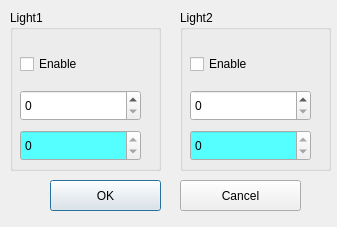
<?xml version="1.0" encoding="UTF-8"?>
<ui version="4.0">
 <class>SettingLightDialog</class>
 <widget class="QDialog" name="SettingLightDialog">
  <property name="geometry">
   <rect>
    <x>0</x>
    <y>0</y>
    <width>337</width>
    <height>227</height>
   </rect>
  </property>
  <property name="windowTitle">
   <string>Dialog</string>
  </property>
  <widget class="QGroupBox" name="groupBox_6">
   <property name="geometry">
    <rect>
     <x>180</x>
     <y>10</y>
     <width>151</width>
     <height>161</height>
    </rect>
   </property>
   <property name="title">
    <string>Light2</string>
   </property>
   <widget class="QCheckBox" name="checkBoxLight1Enable">
    <property name="geometry">
     <rect>
      <x>10</x>
      <y>40</y>
      <width>131</width>
      <height>28</height>
     </rect>
    </property>
    <property name="text">
     <string>Enable</string>
    </property>
   </widget>
   <widget class="QSpinBox" name="spinBoxLightValue1">
    <property name="geometry">
     <rect>
      <x>10</x>
      <y>80</y>
      <width>121</width>
      <height>31</height>
     </rect>
    </property>
    <property name="maximum">
     <number>4095</number>
    </property>
   </widget>
   <widget class="QSpinBox" name="spinBoxAD1Value">
    <property name="geometry">
     <rect>
      <x>10</x>
      <y>120</y>
      <width>121</width>
      <height>31</height>
     </rect>
    </property>
    <property name="palette">
     <palette>
      <active>
       <colorrole role="Base">
        <brush brushstyle="SolidPattern">
         <color alpha="255">
          <red>85</red>
          <green>255</green>
          <blue>255</blue>
         </color>
        </brush>
       </colorrole>
      </active>
      <inactive>
       <colorrole role="Base">
        <brush brushstyle="SolidPattern">
         <color alpha="255">
          <red>85</red>
          <green>255</green>
          <blue>255</blue>
         </color>
        </brush>
       </colorrole>
      </inactive>
      <disabled>
       <colorrole role="Base">
        <brush brushstyle="SolidPattern">
         <color alpha="255">
          <red>239</red>
          <green>239</green>
          <blue>239</blue>
         </color>
        </brush>
       </colorrole>
      </disabled>
     </palette>
    </property>
    <property name="readOnly">
     <bool>true</bool>
    </property>
    <property name="buttonSymbols">
     <enum>QAbstractSpinBox::UpDownArrows</enum>
    </property>
    <property name="maximum">
     <number>4095</number>
    </property>
   </widget>
  </widget>
  <widget class="QGroupBox" name="groupBox_5">
   <property name="geometry">
    <rect>
     <x>10</x>
     <y>10</y>
     <width>151</width>
     <height>161</height>
    </rect>
   </property>
   <property name="title">
    <string>Light1</string>
   </property>
   <widget class="QCheckBox" name="checkBoxLight0Enable">
    <property name="geometry">
     <rect>
      <x>10</x>
      <y>40</y>
      <width>131</width>
      <height>28</height>
     </rect>
    </property>
    <property name="text">
     <string>Enable</string>
    </property>
   </widget>
   <widget class="QSpinBox" name="spinBoxLightValue0">
    <property name="geometry">
     <rect>
      <x>10</x>
      <y>80</y>
      <width>121</width>
      <height>31</height>
     </rect>
    </property>
    <property name="maximum">
     <number>4095</number>
    </property>
   </widget>
   <widget class="QSpinBox" name="spinBoxAD0Value">
    <property name="geometry">
     <rect>
      <x>10</x>
      <y>120</y>
      <width>121</width>
      <height>31</height>
     </rect>
    </property>
    <property name="palette">
     <palette>
      <active>
       <colorrole role="Base">
        <brush brushstyle="SolidPattern">
         <color alpha="255">
          <red>85</red>
          <green>255</green>
          <blue>255</blue>
         </color>
        </brush>
       </colorrole>
      </active>
      <inactive>
       <colorrole role="Base">
        <brush brushstyle="SolidPattern">
         <color alpha="255">
          <red>85</red>
          <green>255</green>
          <blue>255</blue>
         </color>
        </brush>
       </colorrole>
      </inactive>
      <disabled>
       <colorrole role="Base">
        <brush brushstyle="SolidPattern">
         <color alpha="255">
          <red>239</red>
          <green>239</green>
          <blue>239</blue>
         </color>
        </brush>
       </colorrole>
      </disabled>
     </palette>
    </property>
    <property name="readOnly">
     <bool>true</bool>
    </property>
    <property name="buttonSymbols">
     <enum>QAbstractSpinBox::UpDownArrows</enum>
    </property>
    <property name="maximum">
     <number>4095</number>
    </property>
   </widget>
  </widget>
  <widget class="QPushButton" name="pushButtonOK">
   <property name="geometry">
    <rect>
     <x>50</x>
     <y>180</y>
     <width>111</width>
     <height>31</height>
    </rect>
   </property>
   <property name="text">
    <string>OK</string>
   </property>
   <property name="default">
    <bool>true</bool>
   </property>
  </widget>
  <widget class="QPushButton" name="pushButtonCancel">
   <property name="geometry">
    <rect>
     <x>180</x>
     <y>180</y>
     <width>121</width>
     <height>31</height>
    </rect>
   </property>
   <property name="text">
    <string>Cancel</string>
   </property>
  </widget>
 </widget>
 <resources/>
 <connections/>
</ui>
